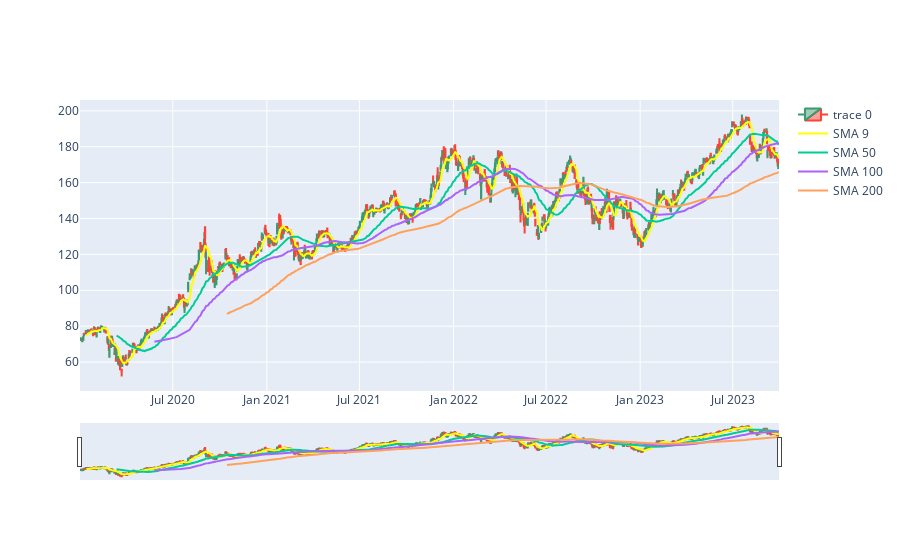

Notebook code for this chart:
### Markdown cell above
### Question 1: Plot the 9, 50, 100, 200 Simple Moving Averages along with the CandleSticks

### Code cell
periods = [9, 20, 50, 100, 200]
smas = SimpleMovingAverages(df, periods)
smas.run()
s1 = smas.get_series(9)
s2 = smas.get_series(50)
s3 = smas.get_series(100)
s4 = smas.get_series(200)

p9 = go.Scatter(x=s1.index,y=s1, mode='lines', line=dict(color="yellow"))
p9.name = 'SMA 9'
p50 = go.Scatter(x=s2.index,y=s2, mode='lines')
p50.name = 'SMA 50'
p100 = go.Scatter(x=s3.index,y=s3, mode='lines')
p100.name = 'SMA 100'
p200 = go.Scatter(x=s4.index,y=s4, mode='lines')
p200.name = 'SMA 200'

fig = go.Figure(data=[candlestick, p9, p50, p100, p200])
fig.show()

### Figure 1 — Plotly figure (JSON) as saved in the notebook; plotly's stock layout.template omitted (floating-point values rounded to 4 significant figures; data arrays with more than 128 entries replaced by an {"elided": "..."} marker saying what was removed)
{"data": [{"close": {"elided": "943 float values"}, "high": {"elided": "943 float values"}, "low": {"elided": "943 float values"}, "open": {"elided": "943 float values"}, "type": "candlestick", "x": {"elided": "943 str values"}}, {"line": {"color": "yellow"}, "mode": "lines", "name": "SMA 9", "type": "scatter", "x": {"elided": "943 str values"}, "y": {"elided": "943 float values"}}, {"mode": "lines", "name": "SMA 50", "type": "scatter", "x": {"elided": "943 str values"}, "y": {"elided": "943 float values"}}, {"mode": "lines", "name": "SMA 100", "type": "scatter", "x": {"elided": "943 str values"}, "y": {"elided": "943 float values"}}, {"mode": "lines", "name": "SMA 200", "type": "scatter", "x": {"elided": "943 str values"}, "y": {"elided": "943 float values"}}], "layout": {}}
